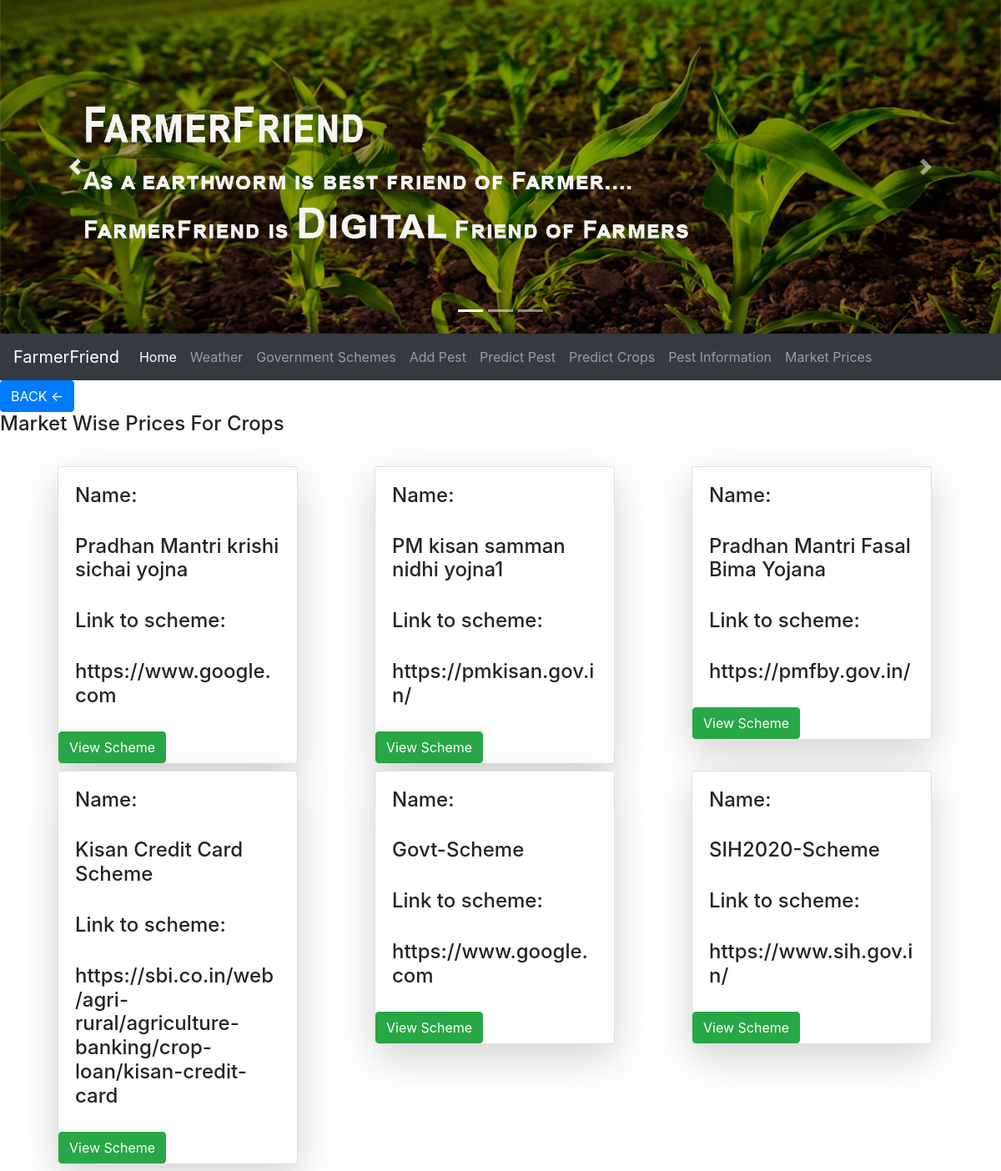
The page /govtschemes on the database its author committed.
### accounts/models.py (models this page shows, shortened)
class LoanSchemeForFarmers(models.Model):
    loan_id=models.AutoField
    info=models.TextField()
    scheme_name=models.CharField(max_length=200)

### accounts/views.py (the view)
# urls.py: path('govtschemes', views.govtschemes,name='govtschemes'),
def govtschemes(request):
    l=LoanSchemeForFarmers.objects.values('scheme_name','info')
    lis=[]
    for i in l:
        lis.append(i)
    dic={'dic':lis}
    print(dic)
    return render(request,'accounts/govschemes.html',dic)

### accounts/templates/accounts/govschemes.html (shortened to what this page needs)
{% extends 'accounts/FarmerPage.html' %}
{% block body %}
{% if dic %}
    <a href="predictMPG"><button class="btn btn-primary cart">BACK <-</button></a>
	<h4 class="card-title">Market Wise Prices For Crops</h4>
	<br>
         <div class="container">
             <div class="row ">
              {% for i in dic %}
                     <div class="col-sm-4">
                         <div class="card shadow-lg mb-2 bg-white rounded ml-4" style="width: 18rem;">
                             <div class="card-body">
                                 <h4>Name: </h4>
                                 <br>
                                 <h4>{{i.scheme_name}}</h4>
                                 <br>
                                 <h4>Link to scheme:</h4>
                                 <br>
                                 <h4>{{i.info}}</h4>
                             </div>
                             <form action="/schemepmkisan" method="post">
                                 <button type="submit" value="submit" class="btn btn-success scart">View Scheme</button>
                             </form>
                       </div>
                    </div>
               {% endfor %}
         </div>
    </div>
	{% endif %}
{% endblock %}

### rows shown on the page
LoanSchemeForFarmers: scheme_name "Pradhan Mantri krishi sichai yojna", info "https://www.google.com"
LoanSchemeForFarmers: scheme_name "PM kisan samman nidhi yojna1", info "https://pmkisan.gov.in/"
LoanSchemeForFarmers: scheme_name "Pradhan Mantri Fasal Bima Yojana", info "https://pmfby.gov.in/"
LoanSchemeForFarmers: scheme_name "Kisan Credit Card Scheme", info "https://sbi.co.in/web/agri-rural/agriculture-banking/crop-loan/kisan-credit-card"
LoanSchemeForFarmers: scheme_name "Govt-Scheme", info "https://www.google.com"
LoanSchemeForFarmers: scheme_name "SIH2020-Scheme", info "https://www.sih.gov.in/"
